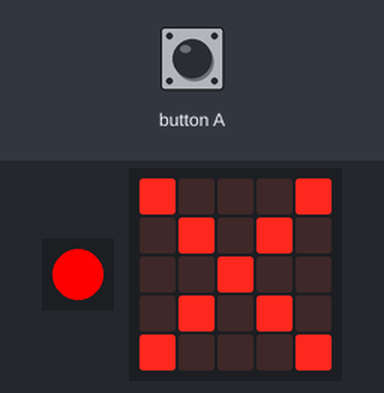
A program run on a simulated Calliope mini (MakeCode). Parts: 1 RGB LEDs in strip order, left to right, the board's 5×5 LED display. Inputs (shaded band) come from the test bench.

Above: at 1.8 s.
1.9 s: button A pressed for 0.75 s
At 5.2 s:
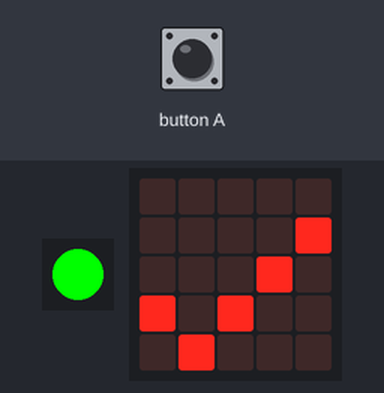
Timing chart, 0 to 11.6 s (numbered marks = the images above; inputs shaded):
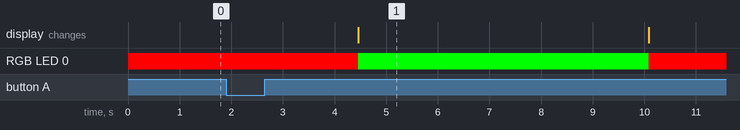

The program:

main.ts
```typescript
basic.setLedColor(0xff0000)
basic.showIcon(IconNames.No)
basic.forever(function () {
    if (input.buttonIsPressed(Button.A)) {
        basic.pause(2000)
        basic.setLedColor(0x00ff00)
        basic.showIcon(IconNames.Yes)
        basic.pause(5000)
    } else {
        basic.setLedColor(0xff0000)
        basic.showIcon(IconNames.No)
    }
})
```

test.ts
```typescript
// Hier kann man Tests durchführen; diese Datei wird nicht kompiliert, wenn dieses Paket als Erweiterung verwendet wird.
```

Measured:
- after the input at 1.9 s, RGB LED 0: RGB(255, 0, 0) → RGB(0, 255, 0) after 2.6 s, → RGB(255, 0, 0) 5.6 s later; the display: changes after 2.6 s (image 1)
